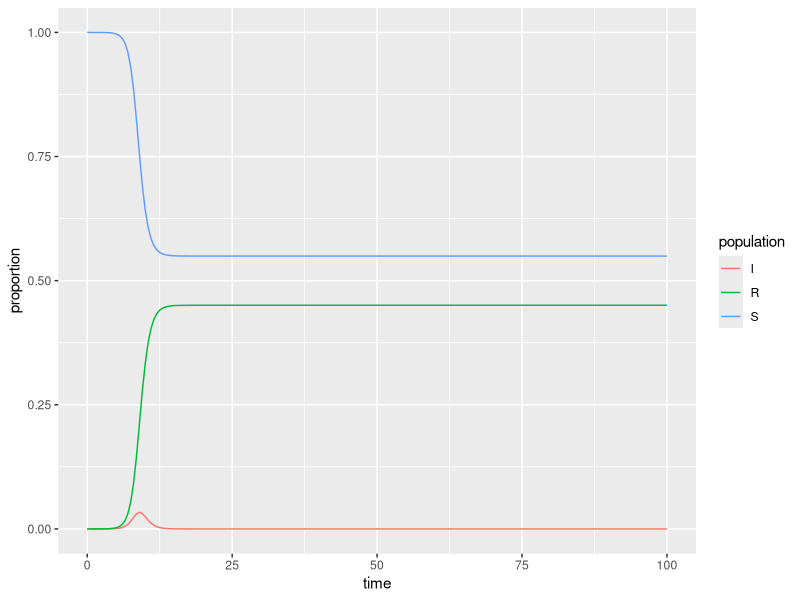

Recreate this plot in R.
## ---- chunk 1
knitr::opts_chunk$set(echo = TRUE)
library(tidyverse)
library(deSolve)
## ---- chunk 2
### Specify parameters

## Proportion in each compartment: Susceptible 0.999999, Infected 0.000001, Recovered 0 (these are directly from the example linked above)
init <- c(S = 1-1e-6, I = 1e-6, R = 0.0)

## beta: infection parameter; gamma: recovery parameter
parameters <- c(beta = 5.316, gamma = 4)

## Time frame
times      <- seq(0, 100, by = 0.5)
## ---- chunk 3
## Build the function with all 
sir <- function(time, state, parameters) {

  with(as.list(c(state, parameters)), {

    dS <- -beta * S * I
    dI <-  beta * S * I - gamma * I
    dR <-  gamma * I
    
    return(list(c(dS, dI, dR)))
  })
}
## ---- chunk 4
## Solve using `deSolve::ode()`
approximation <- ode(y = init, times = times, func = sir, parms = parameters)
## ---- chunk 5
## Get output into a data frame
approx_df <- as.data.frame(approximation)

## Pivot longer so R will do the work for us: 
approx_long <- approx_df %>% 
  pivot_longer(cols = S:R, names_to = "population", values_to = "proportion")

## ---- chunk 6
ggplot(data = approx_long, aes(x = time, y = proportion)) +
  geom_line(aes(color = population))
